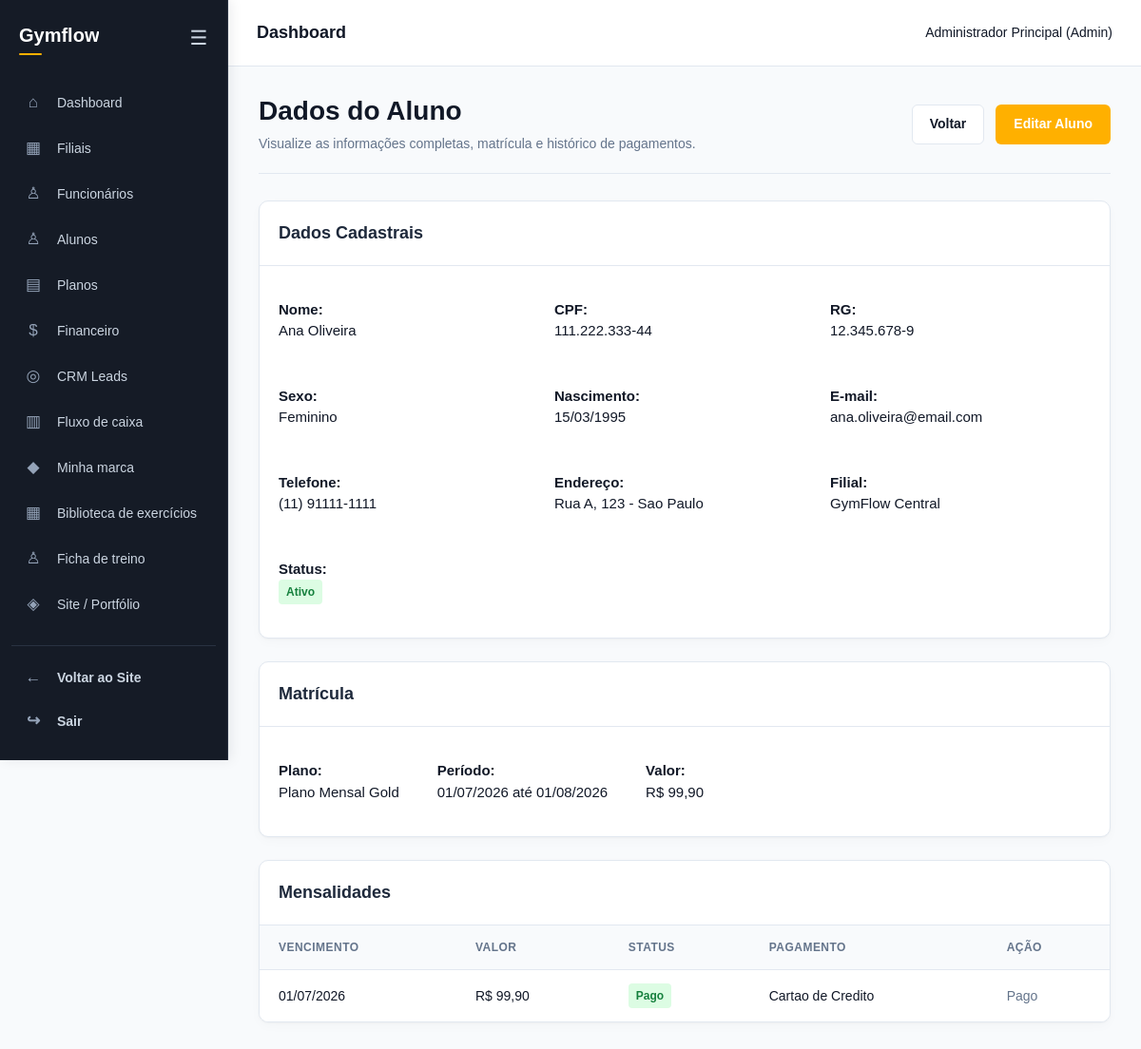
The page /app/controllers/AlunoController.php?acao=visualizar&id=1 (signed in) on the database as committed earlier.
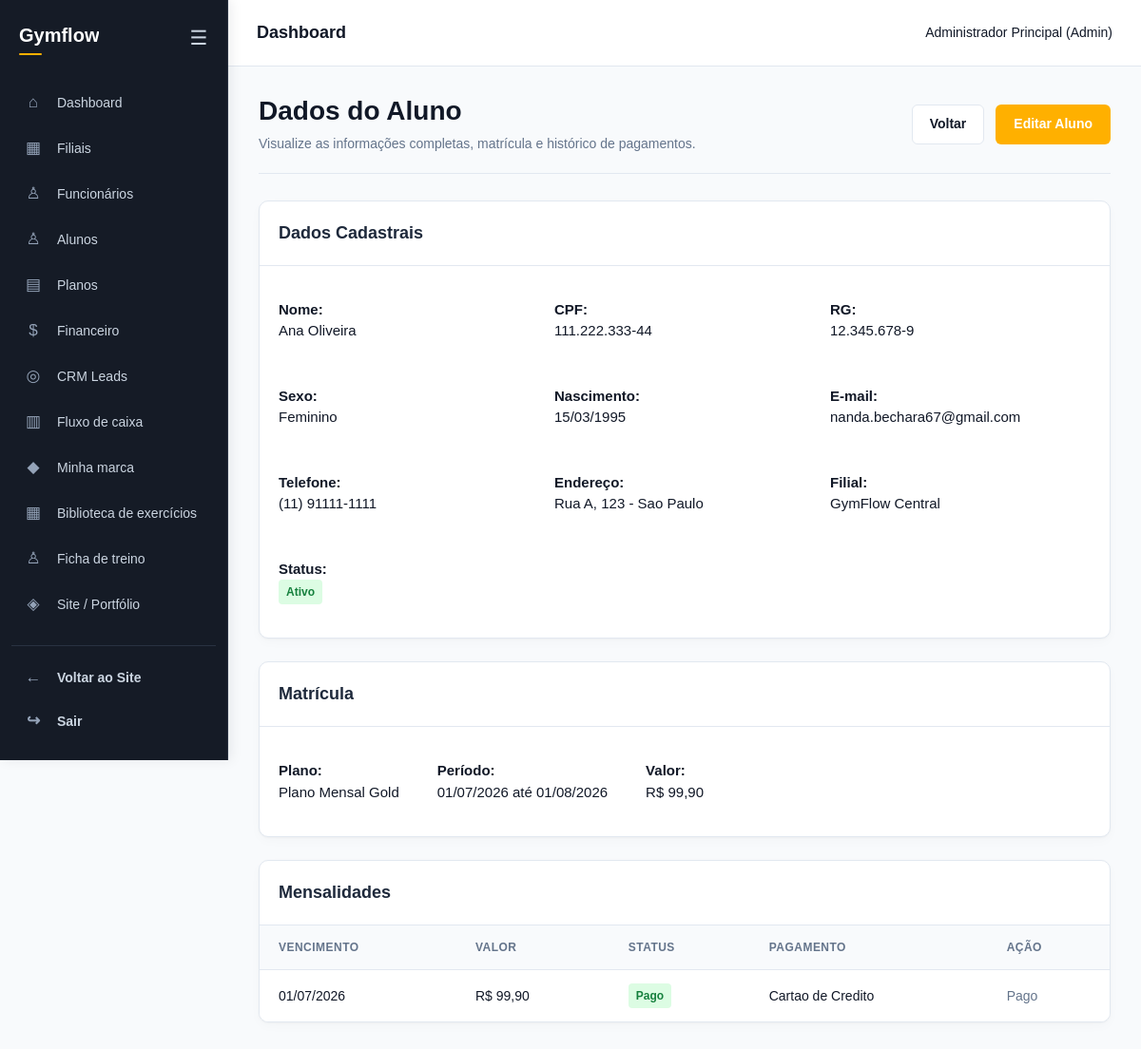
The same page on the database as committed later.
### tables this page shows
CREATE TABLE alunos (
    id INT AUTO_INCREMENT PRIMARY KEY,
    filial_id INT NOT NULL,
    professor_id INT DEFAULT NULL,
    nome VARCHAR(100) NOT NULL,
    cpf VARCHAR(14) NOT NULL UNIQUE,
    rg VARCHAR(20),
    sexo VARCHAR(15) NOT NULL,
    nascimento DATE NOT NULL,
    email VARCHAR(100) NOT NULL,
    telefone VARCHAR(15) NOT NULL,
    endereco TEXT,
    status VARCHAR(20) NOT NULL DEFAULT 'Ativo',
    criado_em DATETIME DEFAULT CURRENT_TIMESTAMP,
    FOREIGN KEY (filial_id) REFERENCES filiais(id) ON DELETE RESTRICT,
    FOREIGN KEY (professor_id) REFERENCES users(id) ON DELETE SET NULL
);

CREATE TABLE filiais (
    id INT AUTO_INCREMENT PRIMARY KEY,
    company_id INT NOT NULL,
    nome VARCHAR(100) NOT NULL,
    cnpj VARCHAR(18) NOT NULL,
    telefone VARCHAR(15) NOT NULL,
    endereco TEXT NULL,
    numero VARCHAR(20) NULL,
    complemento VARCHAR(100) NULL,
    email VARCHAR(100) NULL,
    responsavel VARCHAR(100) NOT NULL,
    ativo BOOLEAN NOT NULL DEFAULT TRUE,
    latitude DECIMAL(10,8) DEFAULT NULL,
    longitude DECIMAL(11,8) DEFAULT NULL,
    CONSTRAINT uq_filiais_cnpj UNIQUE (company_id, cnpj),
    FOREIGN KEY (company_id) REFERENCES companies(id) ON DELETE CASCADE
);

### app/models/Aluno.php (called while the page is built, shortened)
<?php
require_once __DIR__ . '/Database.php';
$operacao = $operacao ?? '';
if ($operacao === 'listar') {
    $cpf = trim($cpf ?? '');
    $status = trim($status ?? '');
    $sql = "SELECT a.*, f.nome AS nome_filial FROM alunos a INNER JOIN filiais f ON f.id = a.filial_id WHERE f.company_id = :company_id";
    $parametros = [':company_id' => $_SESSION['company_id'] ?? 0];
    $role_logado = $_SESSION['usuario_role'] ?? '';
    $id_logado = $_SESSION['usuario_id'] ?? 0;
    if ($role_logado === 'Professor') {
        $sql .= " AND a.professor_id = :user_id";
        $parametros[':user_id'] = $id_logado;
    } elseif ($role_logado === 'Recepcao') {
        $sql .= " AND a.filial_id IN (SELECT filial_id FROM user_filiais WHERE user_id = :user_id)";
        $parametros[':user_id'] = $id_logado;
    }
    if ($cpf !== '') {
        $sql .= " AND a.cpf LIKE :cpf";
        $parametros[':cpf'] = "%$cpf%";
    }
    if ($status !== '') {
        $sql .= " AND a.status = :status";
        $parametros[':status'] = $status;
    }
    if (!empty($filial_id_filter)) {
        $sql .= " AND a.filial_id = :filial_id_filter";
        $parametros[':filial_id_filter'] = $filial_id_filter;
    }
    $sql .= " ORDER BY a.nome";
    $stmt = $pdo->prepare($sql);
    $stmt->execute($parametros);
    $alunos = $stmt->fetchAll();
}
elseif ($operacao === 'listar_filiais') {
    $company_id = $_SESSION['company_id'] ?? 0;
    $stmt = $pdo->prepare("SELECT id, nome FROM filiais WHERE ativo = TRUE AND company_id = ? ORDER BY nome");
    $stmt->execute([$company_id]);
    $filiais = $stmt->fetchAll();
}
elseif ($operacao === 'visualizar') {
    $id = (int) ($id ?? 0);
    $stmt = $pdo->prepare("SELECT a.*, f.nome AS nome_filial FROM alunos a INNER JOIN filiais f ON f.id = a.filial_id WHERE a.id = :id");
    $stmt->execute([':id' => $id]);
    $aluno = $stmt->fetch() ?: null;
    $stmt = $pdo->prepare("
        SELECT m.*, p.nome AS nome_plano, p.duracao
        FROM matriculas m
        INNER JOIN planos p ON p.id = m.plano_id
        WHERE m.aluno_id = :id AND m.ativa = TRUE
        ORDER BY m.id DESC
        LIMIT 1
    ");
    $stmt->execute([':id' => $id]);
    $matricula = $stmt->fetch() ?: false;
    $stmt = $pdo->prepare("SELECT * FROM contas WHERE aluno_id = :id ORDER BY vencimento DESC");
    $stmt->execute([':id' => $id]);
    $contas = $stmt->fetchAll();
}

### app/views/alunos/visualizar.php (the view, shortened to what the changed rows need)
<?php
include __DIR__ . '/../shared/header.php';
include __DIR__ . '/../shared/sidebar.php';
$rg = '';
if (isset($aluno['rg'])) {
    $rg = $aluno['rg'];
}
$endereco = '';
if (isset($aluno['endereco'])) {
    $endereco = $aluno['endereco'];
}
?>
<link rel="stylesheet" href="<?= BASE_URL ?>/assets/css/jorge-financeiro.css">
<main class="conteudo financeiro-page">
    <div class="fin-page-header">
        <div class="fin-header-info">
            <h1>Dados do Aluno</h1>
            <p>Visualize as informações completas, matrícula e histórico de pagamentos.</p>
        </div>
        <div class="fin-header-actions">
            <a href="<?= $baseUrl ?>?acao=listar" class="fin-btn fin-btn-secondary">Voltar</a>
            <a href="<?= $baseUrl ?>?acao=editar&id=<?= $aluno['id'] ?>" class="fin-btn fin-btn-primary">Editar Aluno</a>
        </div>
    </div>
    <section class="fin-table-card" style="margin-bottom: 24px;">
        <h3 class="titulo-secao">Dados Cadastrais</h3>
        <div style="padding: 20px; display: grid; grid-template-columns: repeat(auto-fit, minmax(250px, 1fr)); gap: 16px;">
            <p><strong>Nome:</strong> <br> <?= htmlspecialchars($aluno['nome']) ?></p>
            <p><strong>CPF:</strong> <br> <?= htmlspecialchars($aluno['cpf']) ?></p>
            <p><strong>RG:</strong> <br> <?= htmlspecialchars($rg) ?></p>
            <p><strong>Sexo:</strong> <br> <?= htmlspecialchars($aluno['sexo']) ?></p>
            <p><strong>Nascimento:</strong> <br> <?= date('d/m/Y', strtotime($aluno['nascimento'])) ?></p>
            <p><strong>E-mail:</strong> <br> <?= htmlspecialchars($aluno['email']) ?></p>
            <p><strong>Telefone:</strong> <br> <?= htmlspecialchars($aluno['telefone']) ?></p>
            <p><strong>Endereço:</strong> <br> <?= htmlspecialchars($endereco) ?></p>
            <p><strong>Filial:</strong> <br> <?= htmlspecialchars($aluno['nome_filial']) ?></p>
            <p><strong>Status:</strong> <br>
                <?php if ($aluno['status'] == 'Ativo'): ?>
                    <span class="etiqueta etiqueta-verde"><?= htmlspecialchars($aluno['status']) ?></span>
                <?php else: ?>
                    <span class="etiqueta etiqueta-vermelha"><?= htmlspecialchars($aluno['status']) ?></span>
                <?php endif; ?>
            </p>
        </div>
    </section>
    <section class="fin-table-card" style="margin-bottom: 24px;">
        <h3 class="titulo-secao">Matrícula</h3>
        <div style="padding: 20px;">
            <?php if ($matricula): ?>
                <div style="display: flex; gap: 40px; flex-wrap: wrap;">
                    <p><strong>Plano:</strong> <br> <?= htmlspecialchars($matricula['nome_plano']) ?></p>
                    <p><strong>Período:</strong> <br> <?= date('d/m/Y', strtotime($matricula['inicio'])) ?> até <?= date('d/m/Y', strtotime($matricula['fim'])) ?></p>
                    <p><strong>Valor:</strong> <br> R$ <?= number_format($matricula['valor'], 2, ',', '.') ?></p>
                </div>
            <?php endif; ?>
        </div>
    </section>
    <section class="fin-table-card">
        <h3 class="titulo-secao">Mensalidades</h3>
        <div class="fin-table-responsive">
            <table class="fin-table">
                <thead>
                    <tr>
                        <th>Vencimento</th>
                        <th>Valor</th>
                        <th>Status</th>
                        <th>Pagamento</th>
                        <th>Ação</th>
                    </tr>
                </thead>
                <tbody>
                    <?php foreach ($contas as $conta): ?>
                        <?php
                        $formaPagamento = 'Pendente';
                        if (isset($conta['forma_pagamento'])) {
                            $formaPagamento = $conta['forma_pagamento'];
                        }
                        ?>
                        <tr>
                            <td><?= date('d/m/Y', strtotime($conta['vencimento'])) ?></td>
                            <td>R$ <?= number_format($conta['valor'], 2, ',', '.') ?></td>
                            <td>
                                <?php if ($conta['status'] == 'Pago'): ?>
                                    <span class="etiqueta etiqueta-verde"><?= htmlspecialchars($conta['status']) ?></span>
                                <?php else: ?>
                                    <span class="etiqueta etiqueta-vermelha"><?= htmlspecialchars($conta['status']) ?></span>
                                <?php endif; ?>
                            </td>
                            <td><?= htmlspecialchars($formaPagamento) ?></td>
                            <td>
                                <?php if ($conta['status'] == 'Aberto'): ?>
                                    <form action="<?= $baseUrl ?>?acao=pagar" method="POST" style="margin: 0;">
                                        <input type="hidden" name="aluno_id" value="<?= $aluno['id'] ?>">
                                        <input type="hidden" name="conta_id" value="<?= $conta['id'] ?>">
                                        <button type="submit" class="fin-btn" style="background-color: #15803d; color: white; padding: 6px 12px; font-size: 12px;">
                                            Registrar Pagamento
                                        </button>
                                    </form>
                                <?php else: ?>
                                    <span style="color: #64748b; font-size: 14px;">Pago</span>
                                <?php endif; ?>
                            </td>
                        </tr>
                    <?php endforeach; ?>
                </tbody>
            </table>
        </div>
    </section>
</main>
<?php include __DIR__ . '/../shared/footer.php'; ?>

Rows that differ between the two databases and show on the page:
changed alunos "Ana Oliveira": email "ana.oliveira@email.com" → "nanda.bechara67@gmail.com"
